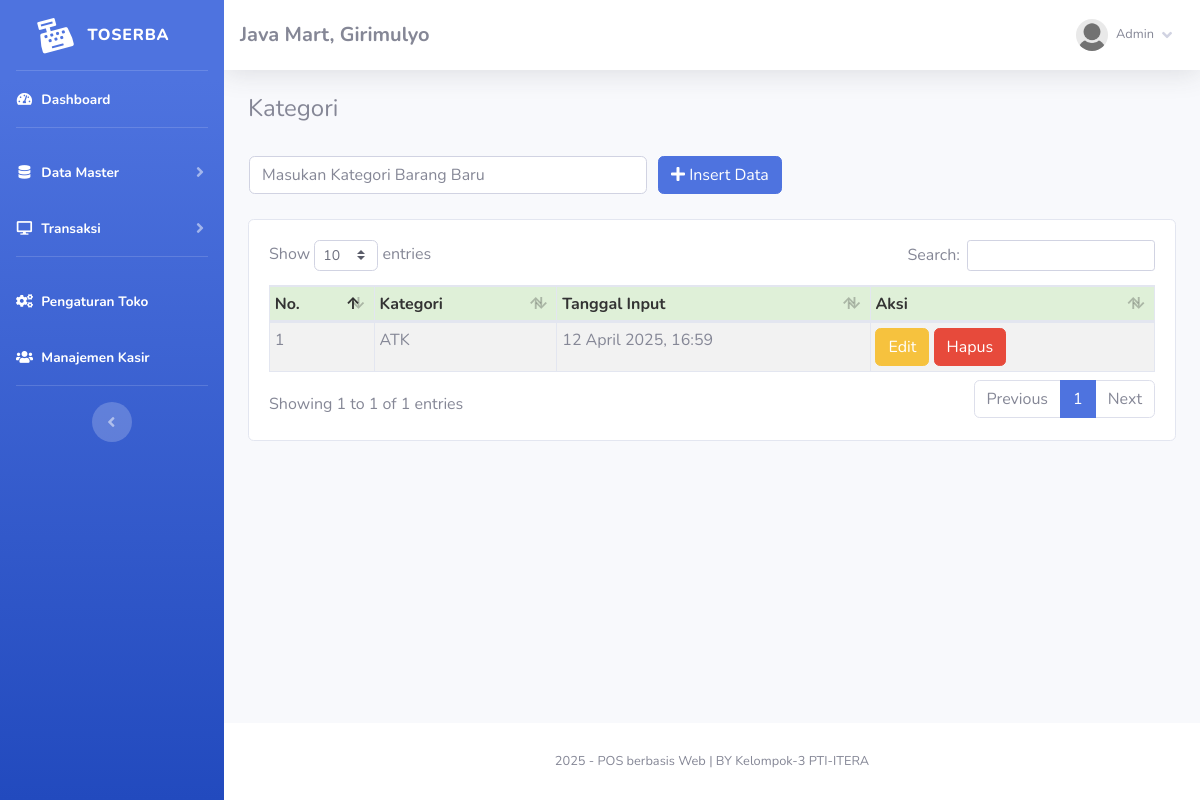
Screenshot of /index.php?page=kategori (signed in) with the database file from the repository.
### tables this page shows
CREATE TABLE `toko` (
  `id_toko` int(11) NOT NULL,
  `nama_toko` varchar(255) NOT NULL,
  `alamat_toko` text NOT NULL,
  `tlp` varchar(255) NOT NULL,
  `nama_pemilik` varchar(255) NOT NULL
);

CREATE TABLE `member` (
  `id_member` int(11) NOT NULL,
  `nm_member` varchar(255) NOT NULL,
  `alamat_member` text NOT NULL,
  `telepon` varchar(255) NOT NULL,
  `email` varchar(255) NOT NULL,
  `gambar` text NOT NULL,
  `NIK` text NOT NULL
);

CREATE TABLE `kategori` (
  `id_kategori` int(11) NOT NULL,
  `nama_kategori` varchar(255) NOT NULL,
  `tgl_input` varchar(255) NOT NULL
);

### fungsi/view/view.php (called while the page is built, shortened)
<?php
class view
{
    protected $db;
    public function __construct($db)
    {
        $this->db = $db;
    }
    public function member_edit($id)
    {
        $sql = "select member.*, login.*
                from member inner join login on member.id_member = login.id_member
                where member.id_member= ?";
        $row = $this-> db -> prepare($sql);
        $row -> execute(array($id));
        $hasil = $row -> fetch();
        return $hasil;
    }
    public function toko()
    {
        $sql = "select*from toko where id_toko='1'";
        $row = $this-> db -> prepare($sql);
        $row -> execute();
        $hasil = $row -> fetch();
        return $hasil;
    }
    public function kategori()
    {
        $sql = "select*from kategori";
        $row = $this-> db -> prepare($sql);
        $row -> execute();
        $hasil = $row -> fetchAll();
        return $hasil;
    }
}

### admin/module/kategori/index.php (the view, shortened to what this page needs)
<h4>Kategori</h4>
<br />
<?php
	if(!empty($_GET['uid'])){
	$sql = "SELECT * FROM kategori WHERE id_kategori = ?";
	$row = $config->prepare($sql);
	$row->execute(array($_GET['uid']));
	$edit = $row->fetch();
?>
<form method="POST" action="fungsi/edit/edit.php?kategori=edit">
    <table>
        <tr>
            <td style="width:25pc;"><input type="text" class="form-control" value="<?= $edit['nama_kategori'];?>"
                    required name="kategori" placeholder="Masukan Kategori Barang Baru">
                <input type="hidden" name="id" value="<?= $edit['id_kategori'];?>">
            </td>
            <td style="padding-left:10px;"><button id="tombol-simpan" class="btn btn-primary"><i class="fa fa-edit"></i>
                    Ubah Data</button></td>
        </tr>
    </table>
</form>
<?php }else{?>
<form method="POST" action="fungsi/tambah/tambah.php?kategori=tambah">
    <table>
        <tr>
            <td style="width:25pc;"><input type="text" class="form-control" required name="kategori"
                    placeholder="Masukan Kategori Barang Baru"></td>
            <td style="padding-left:10px;"><button id="tombol-simpan" class="btn btn-primary"><i class="fa fa-plus"></i>
                    Insert Data</button></td>
        </tr>
    </table>
</form>
<?php }?>
<br />
<div class="card card-body">
    <div class="table-responsive">
        <table class="table table-bordered table-striped table-sm" id="example1">
            <thead>
                <tr style="background:#DFF0D8;color:#333;">
                    <th>No.</th>
                    <th>Kategori</th>
                    <th>Tanggal Input</th>
                    <th>Aksi</th>
                </tr>
            </thead>
            <tbody>
                <?php
				$hasil = $lihat -> kategori();
				$no=1;
				foreach($hasil as $isi){
			?>
                <tr>
                    <td><?php echo $no;?></td>
                    <td><?php echo $isi['nama_kategori'];?></td>
                    <td><?php echo $isi['tgl_input'];?></td>
                    <td>
                        <a href="index.php?page=kategori&uid=<?php echo $isi['id_kategori'];?>"><button
                                class="btn btn-warning">Edit</button></a>
                        <a href="fungsi/hapus/hapus.php?kategori=hapus&id=<?php echo $isi['id_kategori'];?>"
                            onclick="javascript:return confirm('Hapus Data Kategori ?');"><button
                                class="btn btn-danger">Hapus</button></a>
                    </td>
                </tr>
                <?php $no++; }?>
            </tbody>
        </table>
    </div>
</div>

### admin/template/sidebar.php (shortened to what this page needs)
<?php
    $id = $_SESSION['admin']['id_member'];
    $hasil_profil = $lihat -> member_edit($id);
?>
<ul class="navbar-nav bg-gradient-primary sidebar sidebar-dark accordion" id="accordionSidebar">
    <a class="sidebar-brand d-flex align-items-center justify-content-center" href="index.php">
        <div class="sidebar-brand-icon rotate-n-15">
            <i class="fas fa-cash-register"></i>
        </div>
        <div class="sidebar-brand-text mx-3">TOSERBA<sup></sup></div>
    </a>
    <hr class="sidebar-divider my-0">
    <li class="nav-item active">
        <a class="nav-link" href="index.php">
            <i class="fas fa-fw fa-tachometer-alt"></i>
            <span>Dashboard</span></a>
    </li>
    <hr class="sidebar-divider">
    <li class="nav-item active">
        <a class="nav-link collapsed" href="#" data-toggle="collapse" data-target="#collapseTwo" aria-expanded="true"
            aria-controls="collapseTwo">
            <i class="fas fa-fw fa-database"></i>
            <span>Data Master</span>
        </a>
    </li>
    <li class="nav-item active">
        <a class="nav-link collapsed" href="#" data-toggle="collapse" data-target="#collapse3" aria-expanded="true"
            aria-controls="collapse3">
            <i class="fas fa-fw fa-desktop"></i>
            <span>Transaksi</span>
        </a>
    </li>
    <?php if ($_SESSION['role'] == 'admin') { ?>
        <hr class="sidebar-divider">
        <li class="nav-item active">
            <a class="nav-link" href="index.php?page=pengaturan">
                <i class="fas fa-fw fa-cogs"></i>
                <span>Pengaturan Toko</span>
            </a>
        </li>
        <?php } ?>
        <?php if($_SESSION['admin']['role'] == 'admin'){ ?>
            <li class="nav-item active">
                <a class="nav-link" href="index.php?page=kasir">
                    <i class="fas fa-users"></i>
                    <span>Manajemen Kasir</span>
                </a>
            </li>
            <?php } ?>
            <hr class="sidebar-divider d-none d-md-block">
    <div class="text-center d-none d-md-inline">
        <button class="rounded-circle border-0" id="sidebarToggle"></button>
    </div>
    </ul>
<div id="content-wrapper" class="d-flex flex-column">
    <div id="content">
        <nav class="navbar navbar-expand navbar-light bg-white topbar mb-4 static-top shadow">
            <h5 class="d-lg-block d-none mt-2"><b><?php echo $toko['nama_toko'];?>, <?php echo $toko['alamat_toko'];?></b></h5>
            <ul class="navbar-nav ml-auto">
                <li class="nav-item dropdown no-arrow">
                    <a class="nav-link dropdown-toggle" href="#" id="userDropdown" role="button" data-toggle="dropdown"
                        aria-haspopup="true" aria-expanded="false">
                        <img class="img-profile rounded-circle"
                            src="assets/img/user/<?php echo $hasil_profil['gambar'];?>">
                        <span
                            class="mr-2 d-none d-lg-inline text-gray-600 small ml-2"><?php echo $hasil_profil['nm_member'];?></span>
                        <i class="fas fa-angle-down"></i>
                    </a>
                </li>
            </ul>
        </nav>
        <div class="container-fluid">

### rows the page displays
toko: nama_toko "Java Mart", alamat_toko "Girimulyo"
kategori: nama_kategori "ATK", tgl_input "12 April 2025, 16:59"

### other values shown
$hasil_profil['nm_member'] "Admin"
